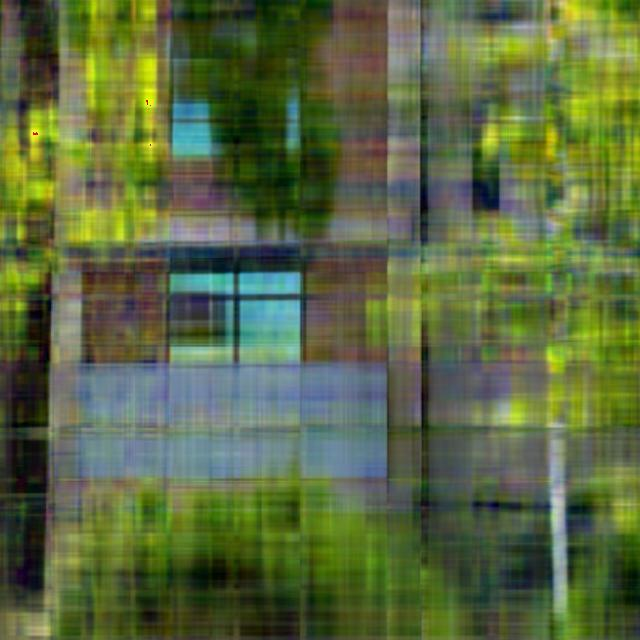
#> input picture project2/photo-pca.jpg, 640 x 640 px
$ python p.py
#> lines starting #> are read from the running program, lines starting #| are printed output that depends on the picture; long printed decimals are rounded
#!/usr/bin/python3


import numpy
from PIL import Image
import matplotlib.pyplot as plt
from time import sleep

path = ""

def add_image(path):
    print("\nadding image: " + path)
    try:
        i = numpy.array(Image.open(path))
    except:
        print("photo doesn't exist!\ncheck path!")
        quit()

    print("image shape:" + str(i.shape))

    if str(i.shape).split(',').__len__() != 3:
        print("image isn't 3d")
        quit()

    print("image " + path.split('/')[-1] + " added")
    return i

def draw_plot(rgb_matrix, show):
    print("\nstart drawing plot")

    r = rgb_matrix[0]
    g = rgb_matrix[1]
    b = rgb_matrix[2]

    plot = plt.figure().add_subplot(111, projection='3d')
    plot.scatter(r, g, b, c='red')
    if show:
        plt.show()

    name, format = path.split('/')[-1].split('.')

    p = ""
    for i in path.split('/'):
        if i != str(name) + '.' + str(format):
            p += str(i) + "/"
    p += str(name) + '-plt.' + str(format)

    try:
        plt.savefig(p)
        print("plot saved as " + p)
    except:
        print("ERROR: something wrong in saving plot photo as " + p)
        print("permision denied??\nusing windows??")

    print("finish drawing plot")

def cal_average(matrix):
    print("\ncalculating average")
    try:
        matrix.__len__()
        matrix[0].__len__()
        matrix[0][0].__len__()
    except:
        print("bad input matrix in cal_average!\nfind matrix with 3 dimention")
        return

    sum = [0, 0, 0]
    for i in matrix:
        for j in i:
            sum[0] += j[0]
            sum[1] += j[1]
            sum[2] += j[2]

    t = matrix.__len__() * matrix[0].__len__()
    sum[0] /= t
    sum[1] /= t
    sum[2] /= t

    s = (sum[0] + sum[1] + sum[2]) / 3

    print("average calculated")

    return s, sum

def print_average(total, rgb):
    print("\ntotal average: " + str(total))
    print("average Red:   " + str(rgb[0]))
    print("average Green: " + str(rgb[1]))
    print("average Blue:  " + str(rgb[2]))
    print()

def create_rgb_matrix(matrix):
    print("\nstart creating rgb matrix")
    ii = [[], [], []]
    for i in matrix:
        for j in i:
            ii[0].append(j[0]) # R
            ii[1].append(j[1]) # G
            ii[2].append(j[2]) # B

    print("finish creating rgb matrix")

    return ii

def print_matrix(mat, name):
    print("\n" + name + " matrix:\n")
    l = ""

    x = max(str(mat[0][0]).__len__(), str(mat[1][0]).__len__(), str(mat[2][0]).__len__())
    l += (int(x / 2) + 1) * ' ' + 'R' + int(x / 2) * ' '
    y = max(str(mat[0][1]).__len__(), str(mat[1][1]).__len__(), str(mat[2][1]).__len__())
    l += (int(y / 2) + 1) * ' ' + 'G' + int(y / 2) * ' '
    z = max(str(mat[0][2]).__len__(), str(mat[1][2]).__len__(), str(mat[2][2]).__len__())
    l += (int(z / 2) + 1) * ' ' + 'B' + int(z / 2) * ' '

    print(l)

    x += 1
    y += 1
    z += 1

    print("R ", end='')
    s = x - str(mat[0][0]).__len__()
    print(str(mat[0][0]) + ' ' * s, end='')
    s = y - str(mat[0][1]).__len__()
    print(str(mat[0][1]) + ' ' * s, end='')
    s = z - str(mat[0][2]).__len__()
    print(str(mat[0][2]) + ' ' * s)

    print("G ", end='')
    s = x - str(mat[1][0]).__len__()
    print(str(mat[1][0]) + ' ' * s, end='')
    s = y - str(mat[1][1]).__len__()
    print(str(mat[1][1]) + ' ' * s, end='')
    s = z - str(mat[1][2]).__len__()
    print(str(mat[1][2]) + ' ' * s)

    print("B ", end='')
    s = x - str(mat[2][0]).__len__()
    print(str(mat[2][0]) + ' ' * s, end='')
    s = y - str(mat[2][1]).__len__()
    print(str(mat[2][1]) + ' ' * s, end='')
    s = z - str(mat[2][2]).__len__()
    print(str(mat[2][2]) + ' ' * s)

    print('\n')

def print_var(matrix):
    try:
        x = matrix[0]
        print("variance R = " + str(x))
    except:
        return

    try:
        x = matrix[1]
        print("variance G = " + str(x))
    except:
        return

    try:
        x = matrix[2]
        print("variance B = " + str(x))
    except:
        return

def cal_covariance(matrix):
    print("\nstart calculating covariance")

    cov = []
    for i in range(0, matrix.__len__()):
        ii = []
        for j in range(0, matrix.__len__()):
            i_mean = numpy.mean(matrix[i])
            j_mean = numpy.mean(matrix[j])
            s = 0
            for k in range(0, matrix[i].__len__()):
                s += (matrix[i][k] - i_mean) * (matrix[j][k] - j_mean)
            ii.append(s / (matrix[i].__len__() - 1))

        cov.append(ii)

    print("covariance matrix calculated")

    return cov

def cal_correlation(matrix):
    print("\nstart calculating correlation")

    corr = []

    for i in range(0, matrix.__len__()):
        ii = []
        for j in range(0, matrix.__len__()):
            ii.append(numpy.corrcoef(matrix[i], matrix[j])[0][1])
        corr.append(ii)

    print("correlation matrix calculated")

    return corr

def cal_variance(matrix):
    print("\nstart calculating variance")

    var = []
    for i in matrix:
        i_mean = numpy.mean(i)
        s = 0
        for k in range(0, i.__len__()):
            s += (i[k] - i_mean) * (i[k] - i_mean)
        var.append(s / (i.__len__() - 1))

    print("variance matrix calculated")

    return var

def dim_reduction_low_variance(rgb_matrix, variance):
    print("\nstart reducing dimention with low variance filter")
    min = 0
    if variance[1] < variance[min]:
        min = 1
    if variance[2] < variance[min]:
        min = 2

    print("-> ", end='')
    if min == 0:
        print("red", end='')
    elif min == 1:
        print("green", end='')
    else:
        print("blue", end='')
    print(" have the lowest variance")

    rgb = []
    for i in [0, 1, 2]:
        if i != min:
            rgb.append(rgb_matrix[i])

    print("finish reducing dimention with low variance filter")

    return rgb

def pca(matrix, pcanum):
    cov = matrix - numpy.mean(matrix)
    eig_val, eig_vec = numpy.linalg.eigh(numpy.cov(cov))

    idx = numpy.argsort(eig_val)
    idx = idx[::-1]

    eig_vec = eig_vec[:,idx]
    eig_val = eig_val[idx]
    if pcanum < numpy.size(eig_vec) or pcanum > 0:
    	eig_vec = eig_vec[:, range(pcanum)]

    abso = numpy.dot(eig_vec, numpy.dot(eig_vec.T, cov)) + numpy.mean(matrix).T
    img_mat = numpy.uint8(numpy.absolute(abso))

    return img_mat

def new_image_with_pca(matrix, pcanum):
    print("\nstart creating new image with pca")

    r = matrix[:,:,0]
    g = matrix[:,:,1]
    b = matrix[:,:,2]

    rr = pca(r, pcanum)
    gg = pca(g, pcanum)
    bb = pca(b, pcanum)

    img = Image.fromarray(numpy.dstack((rr, gg, bb)))

    name, format = path.split('/')[-1].split('.')

    p = ""
    for i in path.split('/'):
        if i != str(name) + '.' + str(format):
            p += str(i) + "/"
    p += str(name) + '-pca.' + str(format)

    try:
        img.save(p)
        print("pca generated photo saved as " + p)
    except:
        print("ERROR: something wrong in saving pca generated photo as " + p)
        print("permision denied??\nusing windows??")

    print("finish creating new image with pca")

    img.show()


if __name__ == '__main__' :
    ## get full path to image
    print("enter full path to image: ", end='')
    path = input()
#> the answer given: photo-pca.jpg

    print("\n\n-------------------------------------------------------------\nINFO: better use linux based OS to avoid saving errors or ...\n-------------------------------------------------------------")
    sleep(5)

    ## read image
    image = add_image(path)
#> in add_image, i is the input picture: shape (640, 640, 3); mean R, G, B 90.5, 105.1, 64.5
#| image shape:(640, 640, 3)

    ## creage 3*n matrix, first row: red, second row: green, third row: blue
    rgb_matrix = create_rgb_matrix(image)
#> rgb_matrix = 3 items

    ## draw and save metadata plot
    print("\nDo you want to show plot after draw? (WARNING: make system slow)[y/N]: ", end='')
    c = input()
    if c == 'y':
        c = True
    else:
        c = False
    draw_plot(rgb_matrix, c)
#> in draw_plot, `r = rgb_matrix[0]`: r = 409600 items
#> in draw_plot, `plt.savefig(p)`:
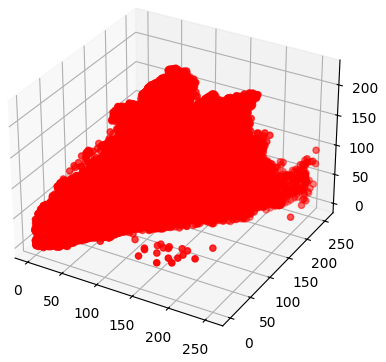
#> figure drawn by matplotlib, 1 panel

    ## calculate total and red & green & blue average
    average_array = []
    average, average_array = cal_average(image)
#> after the loop in cal_average, `for i in matrix:`: sum = [37081844, 43041027, 26415389]
#> in cal_average, `t = matrix.__len__() * matrix[0].__len__()`: t = 409600
#> in cal_average, `s = (sum[0] + sum[1] + sum[2]) / 3`: s = 86.7
#> average = 86.7; average_array = [90.53, 105.1, 64.49]
    print_average(average, average_array)
#| total average: 86.701
#| average Red:   90.532
#| average Green: 105.081
#| average Blue:  64.491

    ## calculate covariance
    covariance = cal_covariance(rgb_matrix)
#> after the loop in cal_covariance, `for i in range(0, matrix.__len__()):`: cov = [[1342.8, 1261.5, 713.2], [1261.5, 1509.2, 773.9], [713.2, 773.9, 1809.5]]
#> covariance has the same summary as cov in cal_covariance
    print_matrix(covariance, "covariance")
#> in print_matrix, `x = max(str(mat[0][0]).__len__(), str(mat[1][0]).__len__(), str(mat[2]..`: x = 18
#> in print_matrix, `l += (int(x / 2) + 1) * ' ' + 'R' + int(x / 2) * ' '`: l = '          R         '
#> in print_matrix, `y = max(str(mat[0][1]).__len__(), str(mat[1][1]).__len__(), str(mat[2]..`: y = 18
#> in print_matrix, `l += (int(y / 2) + 1) * ' ' + 'G' + int(y / 2) * ' '`: l = '          R                   G         '
#> in print_matrix, `z = max(str(mat[0][2]).__len__(), str(mat[1][2]).__len__(), str(mat[2]..`: z = 18
#|           R                   G                   B
#> in print_matrix, `x += 1`: x = 19
#> in print_matrix, `s = x - str(mat[0][0]).__len__()`: s = 1
#| 1342.753
#| 1261.504
#> in print_matrix, `s = z - str(mat[0][2]).__len__()`: s = 2
#| 713.247
#> in print_matrix, `s = x - str(mat[1][0]).__len__()`: s = 1
#| 1261.504
#| 1509.226
#> in print_matrix, `s = z - str(mat[1][2]).__len__()`: s = 2
#| 773.909
#| 713.247
#| 773.909
#> in print_matrix, `s = z - str(mat[2][2]).__len__()`: s = 1
#| 1809.549

    ## calculate correlation
    correlation = cal_correlation(rgb_matrix)
#> after the loop in cal_correlation, `for i in range(0, matrix.__len__()):`: corr = [[1, 0.886, 0.458], [0.886, 1, 0.468], [0.458, 0.468, 1]]
#> correlation has the same summary as corr in cal_correlation
    print_matrix(correlation, "correlation")
#|           R                   G                   B
#| 1.0
#| 0.8862
#| 0.4576
#| 0.8862
#| 1.0
#| 0.4683
#| 0.4576
#| 0.4683
#| 1.0

    ## calculate variance
    variance = cal_variance(rgb_matrix)
#> the loop in cal_variance, `for i in matrix:` made 3 passes
#> i_mean on passes 1 to 3: 90.53, 105.1, 64.49
#> after the loop in cal_variance, `for i in matrix:`: var = [1342.8, 1509.2, 1809.5]
#> variance = [1342.8, 1509.2, 1809.5]
    print_var(variance)
#> in print_var, `x = matrix[0]`: x = 1342.8
#| variance R = 1342.753
#> in print_var, `x = matrix[1]`: x = 1509.2
#| variance G = 1509.226
#> in print_var, `x = matrix[2]`: x = 1809.5
#| variance B = 1809.549

    ## reducing dimention with low variance filter
    rgb_reduced = dim_reduction_low_variance(rgb_matrix, variance)
#> after the loop in dim_reduction_low_variance, `for i in [0, 1, 2]:`: rgb = 2 items
#> rgb_reduced = 2 items
    print("\ndimention reduced (low variance filter)\ndo you want to print reducted array? (WARNING: might too large array)[y/N]: ", end='')
    c = input()
    if c == 'y':
        print(rgb_reduced)

    ## calculate pca of image and show and save
    pcanum = 10
    new_image_with_pca(image, pcanum)
#> in new_image_with_pca, `r = matrix[:,:,0]`:
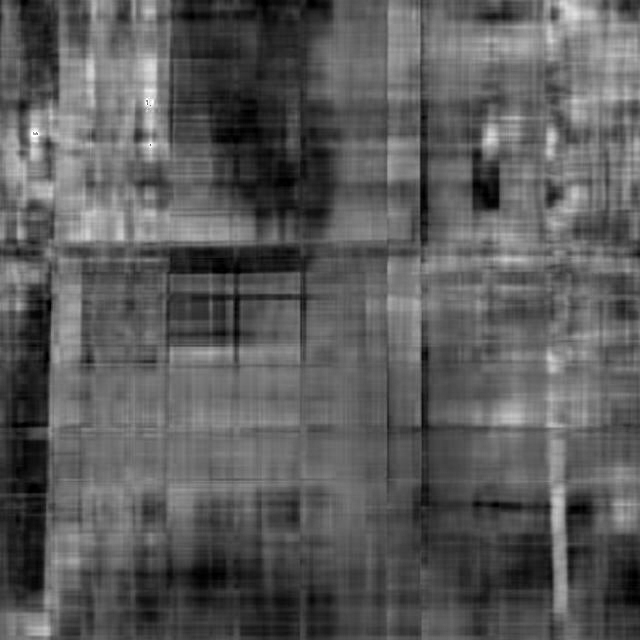
#> r: shape (640, 640); min 0, max 255, mean 90.5
#> in new_image_with_pca, `g = matrix[:,:,1]`:
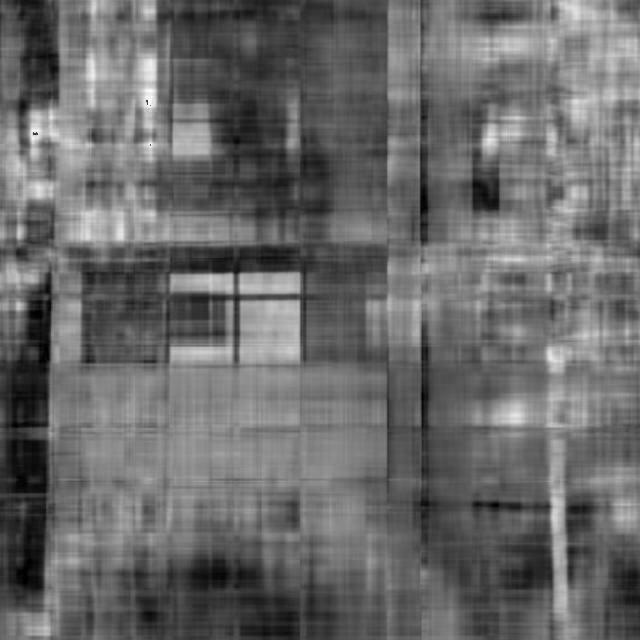
#> g: shape (640, 640); min 0, max 255, mean 105.1
#> in new_image_with_pca, `b = matrix[:,:,2]`:
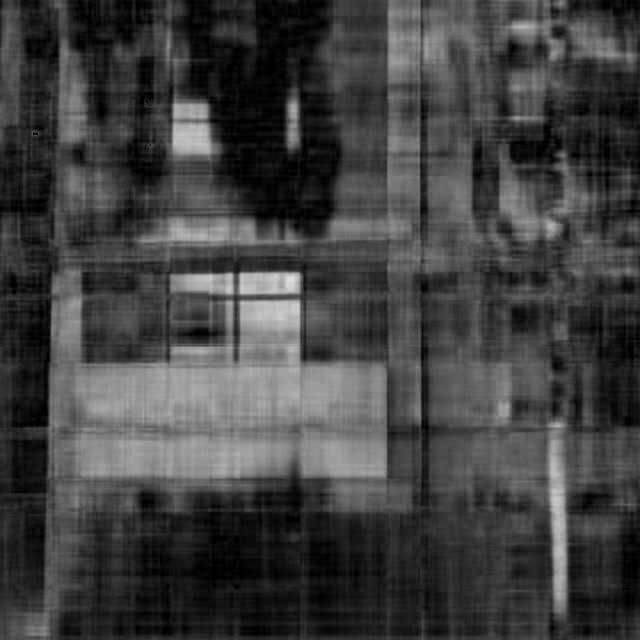
#> b: shape (640, 640); min 0, max 224, mean 64.5
#> in pca, `eig_val, eig_vec = numpy.linalg.eigh(numpy.cov(cov))`: eig_val = 640 values from 2.95e-13 to 265404.9
#> in pca, `idx = numpy.argsort(eig_val)`: idx = 640 values from 0 to 639
#> in pca, `idx = idx[::-1]`: idx = 640 values, max 639 at index 0, min 0 at index 639, mean 319.5
#> in pca, `eig_val = eig_val[idx]`: eig_val = 640 values, max 265404.9 at index 0, min 2.95e-13 at index 639, mean 1127.2
#> call 2 of pca, with pcanum = 10
#> in pca (call 2), `eig_val, eig_vec = numpy.linalg.eigh(numpy.cov(cov))`:
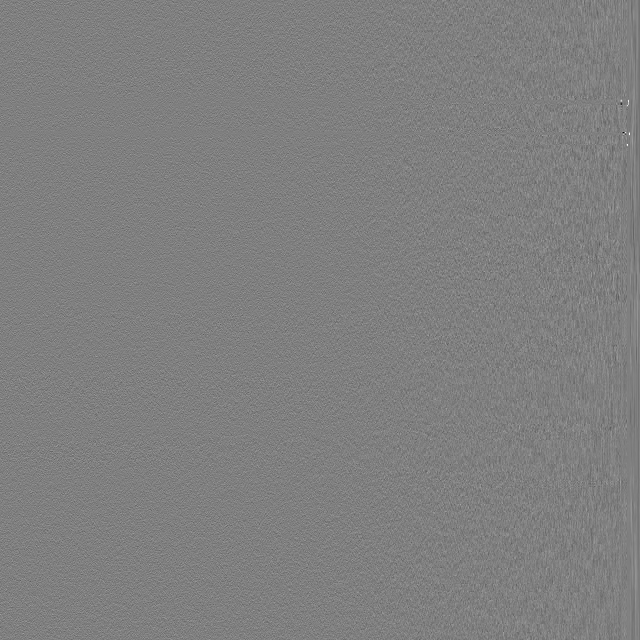
#> eig_vec: shape (640, 640) float64; min -0.641, max 0.638, mean -8.52e-05; drawn with min black and max white
#> in pca (call 2), `eig_val, eig_vec = numpy.linalg.eigh(numpy.cov(cov))`: eig_val = 640 values from -4.42e-12 to 250188.1
#> in pca (call 2), `idx = numpy.argsort(eig_val)`: idx = 640 values from 0 to 639
#> in pca (call 2), `idx = idx[::-1]`: idx = 640 values, max 639 at index 0, min 0 at index 639, mean 319.5
#> in pca (call 2), `eig_val = eig_val[idx]`: eig_val = 640 values, max 250188.1 at index 0, min -4.42e-12 at index 639, mean 1341.8
#> call 3 of pca, with pcanum = 10
#> in pca (call 3), `eig_val, eig_vec = numpy.linalg.eigh(numpy.cov(cov))`: eig_val = 640 values from -1.63e-12 to 317029.5
#> in pca (call 3), `idx = numpy.argsort(eig_val)`: idx = 640 values from 0 to 639
#> in pca (call 3), `idx = idx[::-1]`: idx = 640 values, max 639 at index 0, min 0 at index 639, mean 319.5
#> in pca (call 3), `eig_vec = eig_vec[:,idx]`:
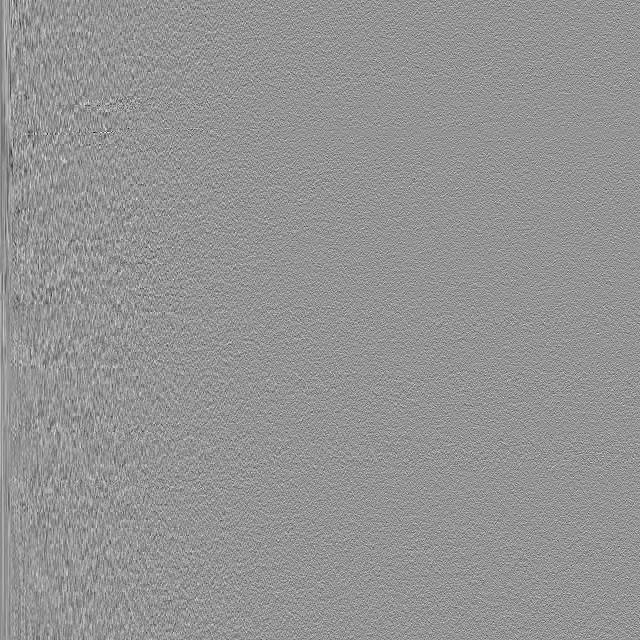
#> eig_vec: shape (640, 640) float64; min -0.307, max 0.221, mean 1.75e-06; drawn with min black and max white
#> in pca (call 3), `eig_val = eig_val[idx]`: eig_val = 640 values, max 317029.5 at index 0, min -1.63e-12 at index 639, mean 1290.7
#> in pca (call 3), `abso = numpy.dot(eig_vec, numpy.dot(eig_vec.T, cov)) + numpy.mean(matr..`:
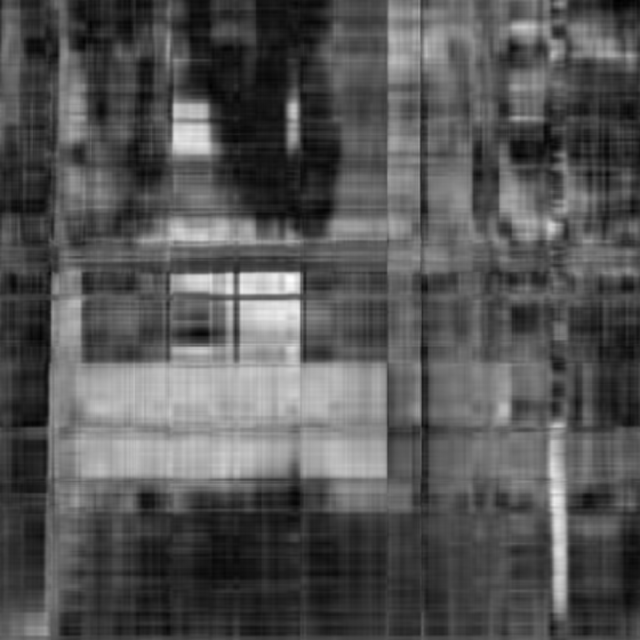
#> abso: shape (640, 640) float64; min -14.05, max 222.7, mean 64.9; drawn with min black and max white
